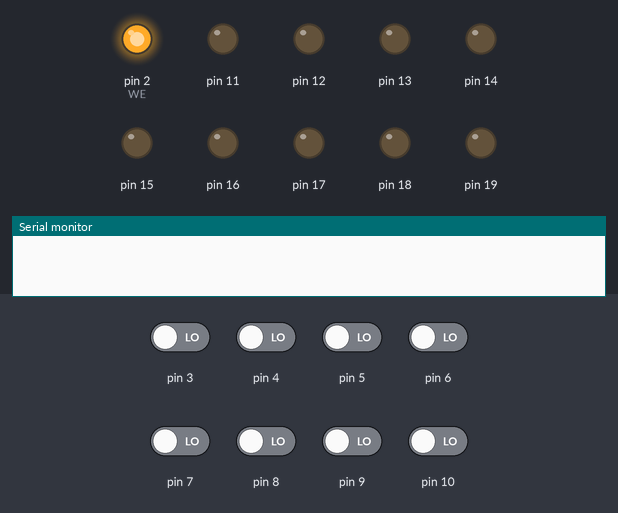
The sketch below on a simulated Arduino Uno, built with avr-gcc and run on an emulated ATmega328P. Parts: output pins drawn as LEDs (lit = HIGH), the last lines printed to the serial monitor. The inputs (shaded band) are chosen by the test bench; at power-on: pin 3–10 LOW.

Above: at 0.1 s.
At 10.1 s:
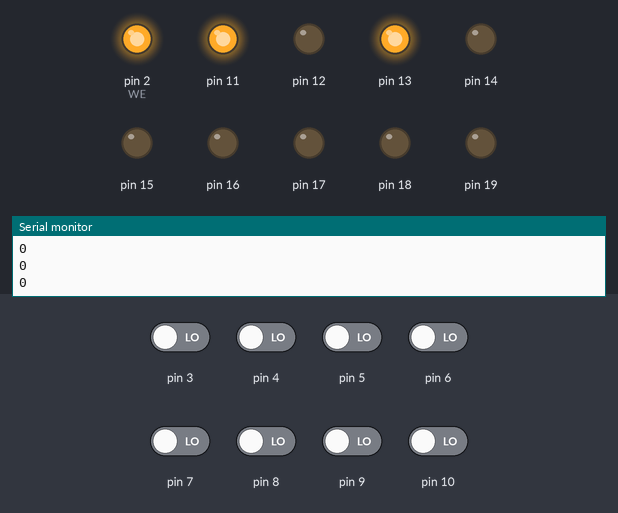
Timing chart, 0 to 11.6 s (numbered marks = the images above):
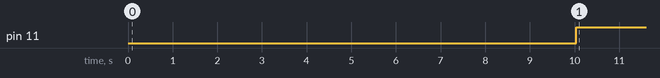

The sketch:

EEPROM-Programmer.ino
```cpp
#include <stdint.h>

#define ADDRESS_START 11
#define ADDRESS_END 19
#define IO_START 3
#define IO_END 10
#define WE 2

uint8_t DATA[] = { 0xaa, 0x55, 0xaa, 0x55, 0xaa, 0x55 };

uint16_t GetMaxAddress()
{
	uint16_t output = 1;
	for (uint16_t i = 0; i <= ADDRESS_END - ADDRESS_START; i++) { output *= 2; }
	return output;
}

void SetPins(const uint16_t data, const uint8_t start, const uint8_t end)
{
	for (uint8_t i = start; i <= end; i++)
	{
		pinMode(i, OUTPUT);
		digitalWrite(i, ((data >> (i - start)) & 0x1 == 0x1) ? HIGH : LOW);
	}
}

uint16_t GetPins(const uint8_t start, const uint8_t end)
{
	uint16_t data = 0x0000;
	for (uint8_t i = start; i <= end; i++)
	{
		pinMode(i, INPUT);
		data += ((digitalRead(i) == HIGH) ? 1 : 0) << (i - start);
	}

	return data;
}

void Write(const uint8_t* data, const uint32_t length, const uint16_t offset)
{
	for (uint32_t i = 0; i < length; i++)
	{
		SetPins(i + offset, ADDRESS_START, ADDRESS_END);
		SetPins(data[i], IO_START, IO_END);

		digitalWrite(WE, LOW);
		delayMicroseconds(1);
		digitalWrite(WE, HIGH);
		delay(5);
	}
}

void Read() { Read(GetMaxAddress()); }
void Read(uint16_t maxAddress)
{
	for (uint16_t address = 0x0000; address < maxAddress; address++)
	{
		SetPins(address, ADDRESS_START, ADDRESS_END);
		Serial.println(GetPins(IO_START, IO_END));
	}
}

void setup()
{
	digitalWrite(WE, HIGH);
	pinMode(WE, OUTPUT);
	Serial.begin(57600);

	// Write(DATA, sizeof(DATA), 0x0000);
	delay(10000);
	Read(6);
}

void loop() {}
```

Measured:
- by itself, pin 11: LOW → HIGH at 10.0 s
